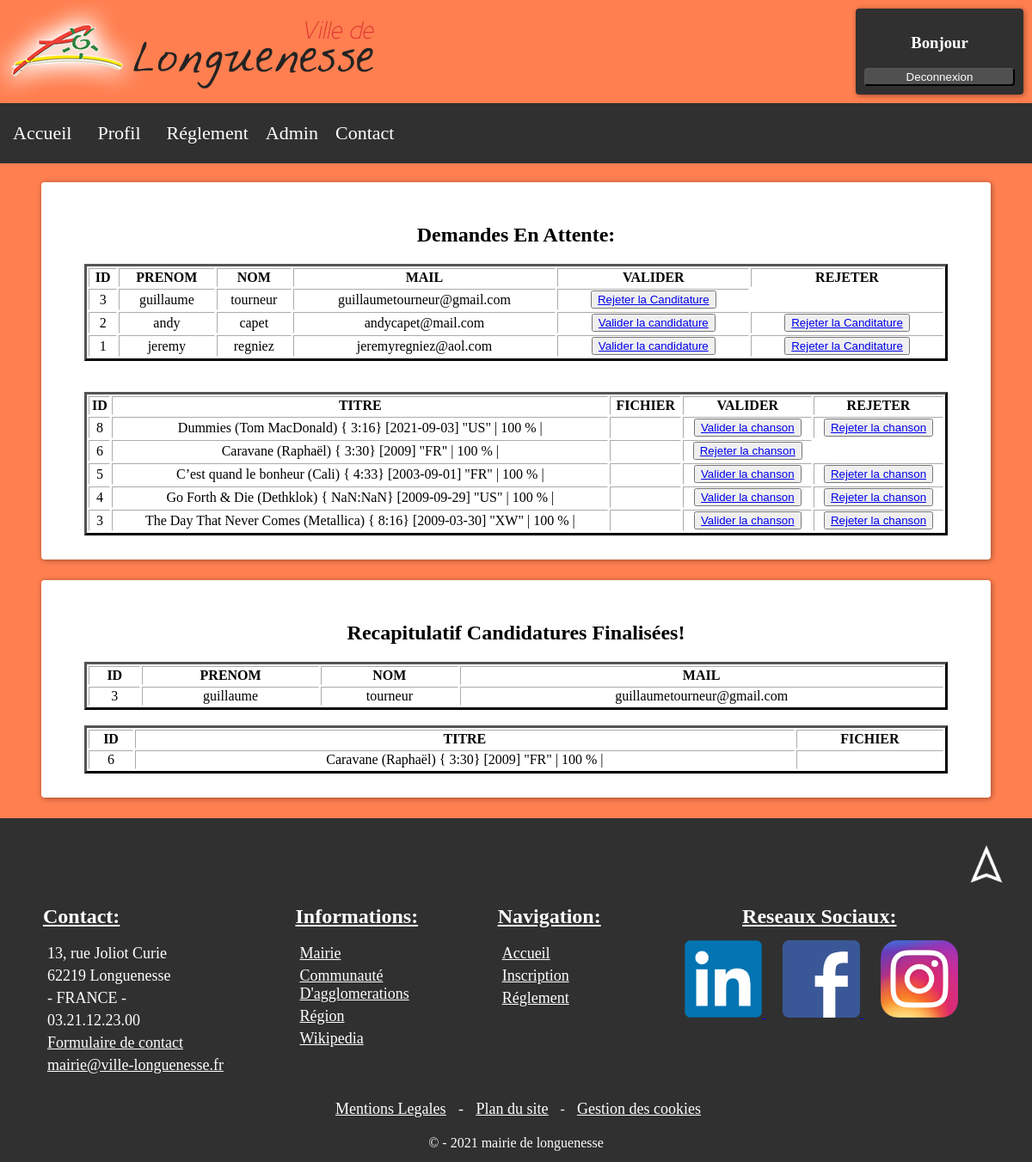
The page /profilA.php on the database its author committed.
### tables this page shows
CREATE TABLE `users` (
  `id` int NOT NULL,
  `prenom` varchar(50) NOT NULL,
  `nom` varchar(50) NOT NULL,
  `mail` varchar(50) NOT NULL,
  `mdp` varchar(50) NOT NULL,
  `conf` tinyint(1) NOT NULL,
  `sup` tinyint(1) NOT NULL
);

CREATE TABLE `song` (
  `id` int NOT NULL,
  `titre` varchar(255) NOT NULL,
  `fichier` varchar(255) NOT NULL,
  `conf` tinyint(1) NOT NULL,
  `sup` tinyint(1) NOT NULL
);

### profilA.php (the view, shortened to what this page needs)
<!DOCTYPE html>
    <html>
        <head>
        </head>
        <body>
            <header>
                <div class="sup-header">
                    <a href="https://ville-longuenesse.fr">
                        <img src="ressources/longuenesse-logo.png" title="Ville De Longuenesse" />
                    </a>
                    <?php include ('./components/log/logout.php'); ?>
                </div>
            </header>
            <div>
                <?php include ('components/nav/navA.php'); ?>
            </div>
            <section>
                <article class="content">
                    <h2>Demandes En Attente:</h2>
                    <?php
                    $bdd = new PDO('mysql:host=localhost;dbname=test', 'jeremy', 'regniez');
                        $membres = $bdd->query('SELECT * FROM users ORDER BY id DESC LIMIT 0,5');
                    ?>
                    <div>
                        <table align="center" border="3">
                            <tbody>
                                <tr>
                                    <th>ID</th>
                                    <th>PRENOM</th>
                                    <th>NOM</th>
                                    <th>MAIL</th>
                                    <th>VALIDER</th>
                                    <th>REJETER</th>
                                </tr>
                                <?php while($m = $membres->fetch()) { ?>
                                <tr align="center" border="3">
                                    <td><?=$m['id']?></td>
                                    <td><?=$m['prenom']?></td>
                                    <td><?=$m['nom']?></td>
                                    <td><?=$m['mail']?></td>
                                    <td><?php if($m['conf'] == 0){ ?><button><a href="profilA.php?type=user&conf=<?= $m['id'] ?>">Valider la candidature</a></button></td>
                                    <td><?php } ?><button><a href="profilA.php?type=user&sup=<?= $m['id'] ?>">Rejeter la Canditature</a></button></td>
                                </tr>
                                <?php } ?>
                            </tbody>
                        </table>
                    </div>
                    <?php
                    $bdd = new PDO('mysql:host=localhost;dbname=test', 'jeremy', 'regniez');
                        $songs = $bdd->query('SELECT * FROM song ORDER BY id DESC LIMIT 0,5');
                    ?>
                    <div>
                        <table align="center" border="3">
                            <tbody>
                                <tr>
                                    <th>ID</th>
                                    <th>TITRE</th>
                                    <th>FICHIER</th>
                                    <th>VALIDER</th>
                                    <th>REJETER</th>
                                </tr>
                                <?php while($s=$songs->fetch()){?>
                                <tr align="center" border="3">
                                    <td><?=$s['id']?></td>
                                    <td><?=$s['titre']?></td>
                                    <td><?=$s['fichier']?></td>
                                    <td><?php if($s['conf'] == 0){?><button><a href="profilA.php?type=song&conf=<?=$s['id']?>">Valider la chanson</a></button><?php "  "?></td>
                                    <td><?php }?><button><a href="profilA.php?type=song&sup=<?=$s['id']?>">Rejeter la chanson</a></button></td>
                                </tr>
                                <?php }?>
                            </tbody>
                        </table>
                    </div>
                </article>
            </section>
            <section>
                <article class="content">
                    <h2>Recapitulatif Candidatures Finalisées!</h2>
                    <?php
                        $bdd = new PDO('mysql:host=localhost;dbname=test', 'jeremy', 'regniez');
                        $membres = $bdd->query('SELECT * FROM users WHERE conf = 1 ORDER BY id DESC LIMIT 0,5');
                        $songs = $bdd->query('SELECT * FROM song WHERE conf = 1 ORDER BY id DESC LIMIT 0,5');
                    ?>
                    <div>
                        <table align="center" border="3">
                            <tbody>
                                <tr>
                                    <th>ID</th>
                                    <th>PRENOM</th>
                                    <th>NOM</th>
                                    <th>MAIL</th>
                                </tr>
                                <?php while($m = $membres->fetch()) {?>
                                <tr align="center" border="3">
                                    <td><?=$m['id']?></td>
                                    <td><?=$m['prenom']?></td>
                                    <td><?=$m['nom']?></td>
                                    <td><?=$m['mail']?></td>
                                </tr>
                                <?php }?>
                            </tbody>
                        </table>
                    </div>
                    <div>
                        <table align="center" border="3">
                            <tbody>
                                <tr>
                                    <th>ID</th>
                                    <th>TITRE</th>
                                    <th>FICHIER</th>
                                </tr>
                                <?php while($s=$songs->fetch()){?>
                                <tr align="center" border="3">
                                    <td><?=$s['id']?></td>
                                    <td><?=$s['titre']?></td>
                                    <td><?=$s['fichier']?></td>
                                </tr>
                                <?php }?>
                            </tbody>
                        </table>
                    </div>
                </article>
            </section>
            <div>
                <?php include ('components/footer.php'); ?>
            </div>
        </body>
    </html>

### components/log/logout.php (shortened to what this page needs)
<div class="logout">
    <form action="" method="post">
        <div>
            <center><h3>Bonjour <?php echo $_SESSION['user']?></h3></center>
        </div>
            <center><input type="submit" class="button" name="maclane" value="Deconnexion"></center>
    </form>
</div>

### components/nav/navA.php (shortened to what this page needs)
<section>
    <div class='content-wrapper'>
        <div class='navmenu'>
            <nav id='navbar'>
                <ul class='navbar'>
                    <li><a href='index.php'title='Accueil'><span>Accueil</span></a></li>
                    <li><a href='profilA.php'title='Profil'><span>Profil</span></a></li>
                    <li><a href='rules.php'title='Reglement'><span>Réglement</span></a></li>
                    <li id='sub-menu'>
                    <span>Admin</span>
                    </li>
                    <li><a href='contact.php'title='Contact'><span>Contact</span></a></li>
                </ul>
            </nav>
        </div>
    </div>
</section>

### components/footer.php (shortened to what this page needs)
<footer class="infos">
    <table class="foot" align="center">
	    <tbody>
		    <tr>
			    <td colspan="6" align="right">
                    <a href="#top">
                    <img class="top" src="./ressources/top.png" width="60px">
                    </a>
                </td>
		    </tr>
		    <tr class="yt">
                <th width="3%"class="tete"></th>
			    <th width="25%" class="tete"><u>Contact:</u></th>
			    <th width="20%" class="tete"><u>Informations:</u></th>
			    <th width="15%" class="tete"><u>Navigation:</u></th>
			    <th class="decal"><u>Reseaux Sociaux:</u></th>
                <th width="3%" class="tete"></th>
		    </tr>
		    <tr>
                <td></td>
			    <td valign="top">
            	    <ul class="corps">
                        <li>13, rue Joliot Curie</li>
                        <li>62219 Longuenesse</li>
                        <li> - FRANCE - </li>
                        <li>03.21.12.23.00</li>
                        <li><a href="contact.php">Formulaire de contact</a></li>
                        <li><a href="mailto:mairie@ville-longuenesse.fr">mairie@ville-longuenesse.fr</a></li>
            	    </ul>
          	    </td>
			    <td valign="top">
            	    <ul class="corps">
                        <li><a href="https://ville-longuenesse.fr">Mairie</a></li>
                        <li><a href="https://www.ca-pso.fr/">Communauté <br>D'agglomerations</a></li>
                        <li><a href="https://www.hautsdefrance.fr/">Région</a></li>
                        <li><a href="https://fr.wikipedia.org/wiki/Longuenesse">Wikipedia</a></li>
            	    </ul>
          	    </td>
			    <td valign="top">
            	    <ul class="corps">
                        <li><a href="index.php">Accueil</a></li>
                        <li><a href="inscription.php">Inscription</a></li>
                        <li><a href="rules.php">Réglement</a></li>
                        <li></li>
                        <li></li>
                    </ul>
          	    </td>
			    <td valign="top" align="center">
                    <ul class="merdias">
                        <li>
                            <a href="https://www.linkedin.com/in/communication-longuenesse-2106ab18/?originalSubdomain=fr#">
                            <img src="ressources/lisc.png" title="LinkedIn" width="90px"/>
                            </a>
                        </li>
                        <li>
                            <a href="https://fr-fr.facebook.com/villedelonguenesse/">
                            <img src="ressources/fbsc.png" title="Facebook" width="90px"/>
                            </a>
                        </li>
                        <li>
                            <a href="https://www.instagram.com/mediatour.longuenesse/?hl=fr">
                            <img src="ressources/igsc.png" title="Instagram" width="90px"/>
                            </a>
                        </li>
                    </ul>
          	    </td>
                  <td></td>
		    </tr>
		    <tr>
        	    <td colspan="6" align="center">
                    <ul class="bottom">
                        <li><a href=""><u>Mentions Legales</u><a></li>
                        <li>-</li>
                        <li><a href=""><u>Plan du site</u></a></li>
                        <li>-</li>
                        <li><a href=""><u>Gestion des cookies</u></a></li>
            	    </ul>
          	    </td>
		    </tr>
	    <tr>
			    <td colspan="6" align="center">&copy - 2021 mairie de longuenesse</td>
		    </tr>
	    </tbody>
    </table>
</footer>

### components/log/logout.php (style rules this page uses)
.logout { float: right; margin: 10px; padding: 10px; box-sizing: content-box; background: #303030; color: #fff; border-radius: 4px; box-shadow: 1px 1px 6px rgba(0, 0, 0, 0.4); }
.button { width: 175px; background-color: #505050 ; color: #fff ; border-radius: 4px; }

### components/nav/navA.php (style rules this page uses)
.navmenu { width: 100%; background: #303030; display: inline-block }
nav { display: none }
nav ul { list-style-type: none; padding-left: 0; font-size: 0; background-color: #303030 }
nav li { display: block; font-size: 22px; color: white; margin: 0 5px; }
ul.navbar>li>a { color: #fff }
nav a { display: block; padding: 10px; text-decoration: none; color: inherit }
ul.navbar li { position: relative; }
@media only screen and (min-width:720px) { nav { display: block!important } }
@media only screen and (min-width:720px) { nav li { display: inline-block } }
@media only screen and (min-width:720px) { #navbar { height: 50px; line-height: 50px; } }

### components/footer.php (style rules this page uses)
.infos { color: #fff; background: #303030; padding: 10px; }
table, th, tr, td { border-color:white; }
.yt th { color: white; }
.foot { width:100%; }
.top { margin:10px; }
.tete { text-align:left; font-size:x-large; }
.decal { font-size:x-large; }
.corps, .merdias, .bottom { list-style-type:none; margin-top:10px; margin-left:-35px; }
.corps li { padding-top:5px; font-size: large; color: white; }
.corps a, .bottom a { text-align:left; color:white; font-size:large; }
.merdias li { list-style-type:none; margin:0; padding:10px; display:inline; padding-top:10px; }
.bottom li { list-style-type:none; margin:0; padding-left:5px; padding-right:5px; display:inline; }

### profilA.php (style rules this page uses)
body { margin: 0; background: coral; }
.content { width: 88%; margin-top: 2%; margin-bottom: 2%; margin-left: auto; margin-right: auto; padding: 10px; padding-left: 2%; padding-right: 2%; box-sizing: content-box; color: black; background: #fff; border-radius: 4px; box-shadow: 1px 1px 6px rgba(0, 0, 0, 0.4); text-align: center; }
table { width: 95%; border-color: black; }

### rows shown on the page
users: id "3", prenom "guillaume", nom "tourneur", mail "guillaumetourneur@gmail.com"
users: id "2", prenom "andy", nom "capet", mail "andycapet@mail.com"
users: id "1", prenom "jeremy", nom "regniez", mail "jeremyregniez@aol.com"
song: id "8", titre "Dummies (Tom MacDonald) { 3:16} [2021-09-03] \"US\" | 100 % |"
song: id "6", titre "Caravane (Raphaël) { 3:30} [2009] \"FR\" | 100 % |"
song: id "5", titre "C’est quand le bonheur (Cali) { 4:33} [2003-09-01] \"FR\" | 100 % |"
song: id "4", titre "Go Forth & Die (Dethklok) { NaN:NaN} [2009-09-29] \"US\" | 100 % |"
song: id "3", titre "The Day That Never Comes (Metallica) { 8:16} [2009-03-30] \"XW\" | 100 % |"
